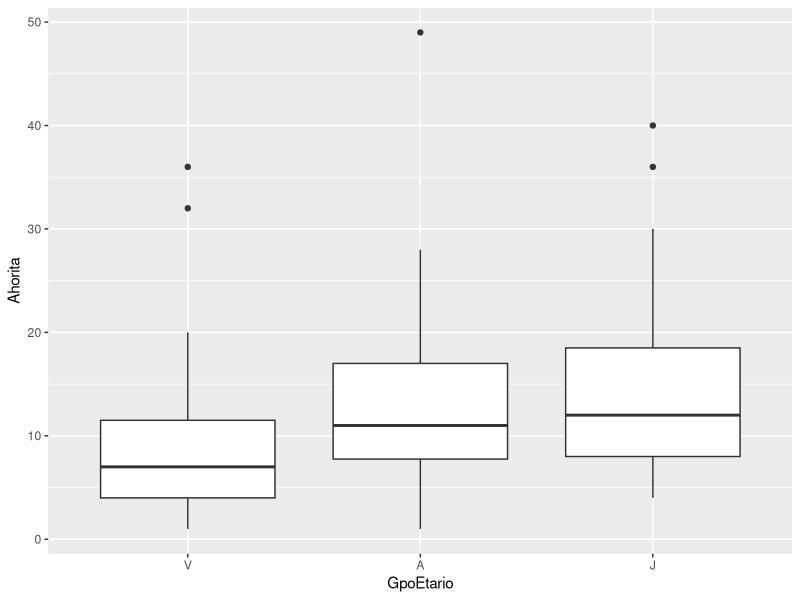
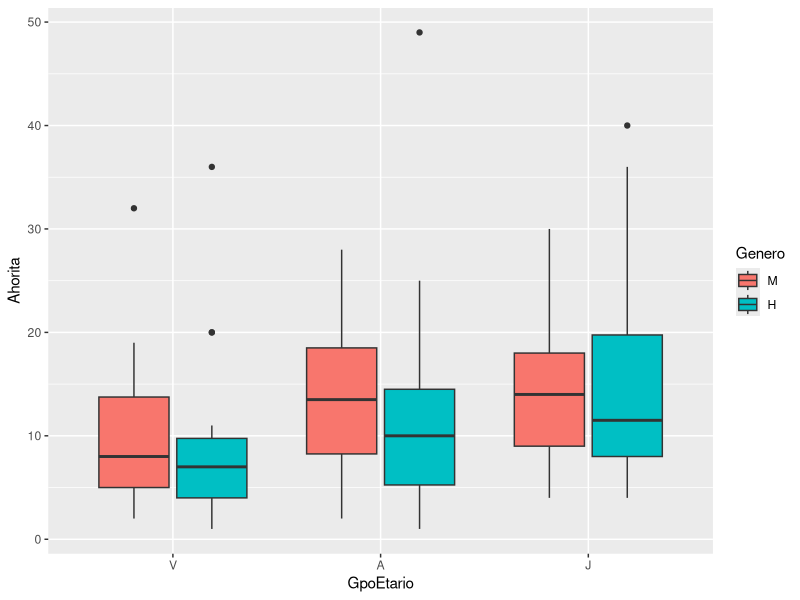
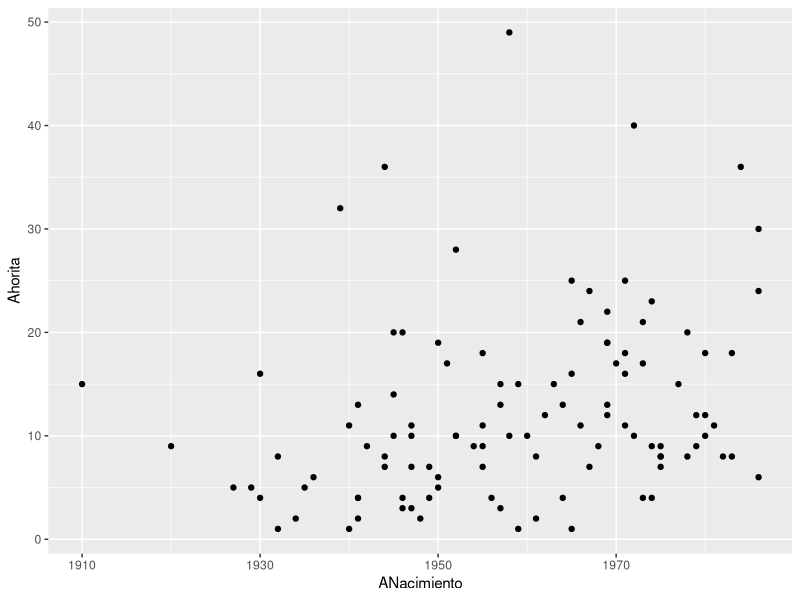
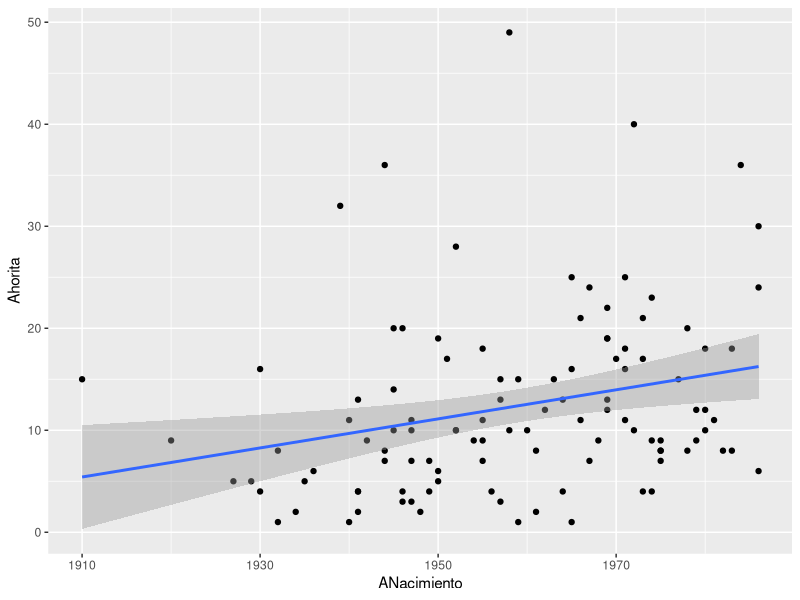
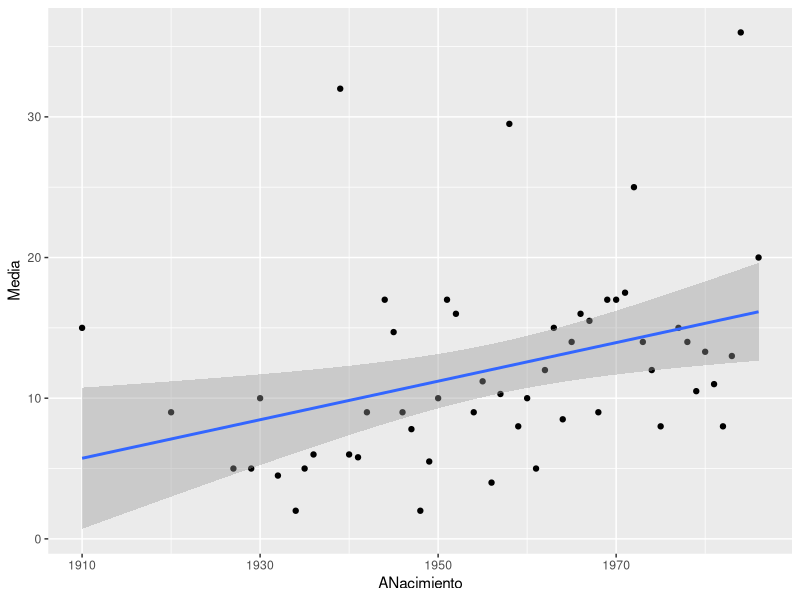

Here is the R script that generated these plots, in order:
## ---- chunk 1
options(htmltools.dir.version = FALSE)

library(dplyr)
library(ggplot2)
library(forcats)

## ---- chunk 2
FrecHablantes <- read.csv("FreqHablantesR.csv")

glimpse(FrecHablantes)

## ---- chunk 3

FrecHablantes$GpoEtario <- factor(FrecHablantes$GpoEtario, levels = c("V", "A", "J"))

ggplot(FrecHablantes, aes(x = GpoEtario, y = Ahorita)) +
  geom_boxplot()

## ---- chunk 4

FrecHablantes$Genero <- factor(FrecHablantes$Genero, levels = c("M", "H"))

ggplot(FrecHablantes, aes(x = GpoEtario, y = Ahorita, fill = Genero)) +
  geom_boxplot()

## ---- chunk 5

ggplot(FrecHablantes, aes(x = ANacimiento, y = Ahorita)) +
  geom_point()

## ---- chunk 6

ggplot(FrecHablantes, aes(x = ANacimiento, y = Ahorita)) +
  geom_point() + 
  geom_smooth(method = "lm")

## ---- chunk 7

FrecHablantes %>%
  summarize(N = n(), r = cor(ANacimiento, Ahorita))

## ---- chunk 8

modelo <- lm(Ahorita ~ ANacimiento, data = FrecHablantes)

summary(modelo)

## ---- chunk 9

fAhorita_year <- FrecHablantes %>%
  group_by(ANacimiento) %>%
  summarise(Media = round(mean(Ahorita), digits = 1))
  
head(fAhorita_year)

## ---- chunk 10

ggplot(fAhorita_year, aes(x = ANacimiento, y = Media)) +
  geom_point() + 
  geom_smooth(method = "lm")

## ---- chunk 11

fAhorita_year %>%
  summarize(N = n(), r = cor(ANacimiento, Media))

## ---- chunk 12

modelo2 <- lm(Media ~ ANacimiento, data = fAhorita_year)

summary(modelo2)

